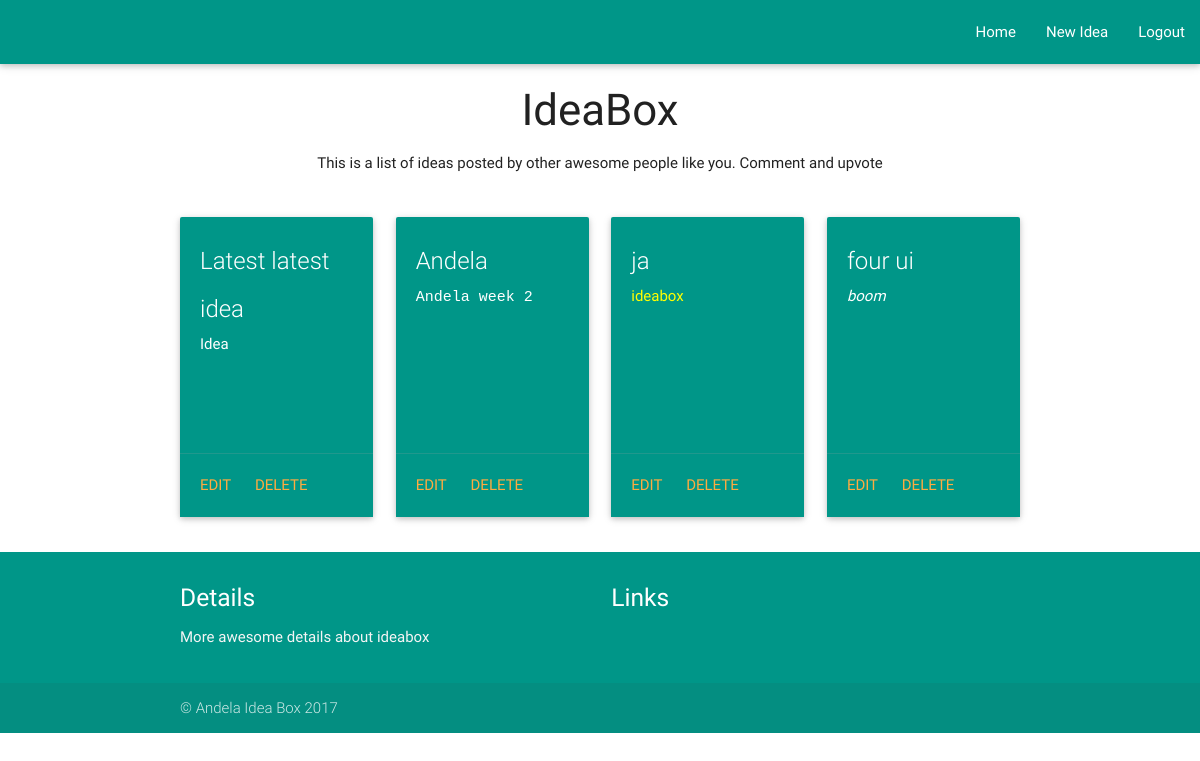
The page /profile (signed in) on the database its author committed.
### database_setup.py (models this page shows)
class Ideas(Base):
    __tablename__ = 'idea'
    id = Column(Integer, primary_key = True, autoincrement = True)
    name = Column(String(80), nullable = False)
    description = Column(String(250), nullable = False)
    rating = Column(String(8), nullable = True)
    category = Column(String(250), nullable = False)
    tags = Column(String(250))
    user_id = Column(Integer, ForeignKey('user.id'))
    user = relationship(User)
    upvotes = Column(Integer, default = 0)
    downvotes = Column(Integer, default = 0)

### project.py (the view)
@app.route('/profile')
def profile():
    if session.get('user'):
        userEmail = session['user']
        user_id_set = dbsession.query(User.id).filter_by(email = userEmail).first()
        user_id = user_id_set[0]
        ideas = dbsession.query(Ideas).filter_by(user_id = user_id)
        return render_template('user.html', ideas=ideas)
    else:
        return render_template('error.html',error = 'Unauthorized Access')

### templates/user.html (shortened to what this page needs)
<!DOCTYPE html>
<html lang="en">
<head>
      <link type="text/css" rel="stylesheet" href="/static/css/materialize.min.css"  media="screen,projection"/>
</head>
<body>
        <div class="header">
            <nav class="teal">
                <ul class="right nav nav-pills pull-right">
                	<li role="presentation" class=""><a href="/home">Home</a></li>
                    <li role="presentation" class=""> <a href="/newidea"> New Idea </a> </li>
                    <li role="presentation" class=""> <a href="/logout"> Logout </a> </li>
                </ul>
            </nav>
            <h3 class="text-muted center">IdeaBox</h3>
        </div>
    <div class="container">
        <div class="row">
           <span> <p class="center"> This is a list of ideas posted by other awesome people like you. Comment and upvote </p> </span>
        </div>
        <div class="row">
          {% for idea in ideas %}
          <div class="col s12 m4 l3">
          <div class="card small teal">
            <div class="card-content white-text">
              <span class="card-title">{{idea.name}}</span>
              <p>{% filter markdown %}{{ idea.description }}{% endfilter %}</p>
            </div>
            <div class="card-action">
              <a href="/edit/{{idea.id}}/">Edit</a>
              <a href="/delete/{{idea.id}}/">Delete</a>
            </div>
          </div>
          </div>
          {% endfor %}
        </div>
    </div>
    <footer class="page-footer teal">
        <div class="container">
          <div class="row">
            <div class="col l6 s12">
              <h5 class="white-text"> Details </h5>
              <p class="grey-text text-lighten-4">
                More awesome details about ideabox
              </p>
            </div>
            <div class="col l4 offset-12 s12">
              <h5 class="white-text"> Links </h5>
            </div>
          </div>
        </div>
        <div class="footer-copyright">
          <div class="container"> &copy; Andela Idea Box 2017 </div>
        </div>
      </footer>
</body>
</html>

### rows shown on the page
Ideas: name "Latest latest idea", description "Idea"
Ideas: name "Andela", description "Andela week 2"
Ideas: name "ja", description "ideabox"
Ideas: name "four ui", description "boom"
